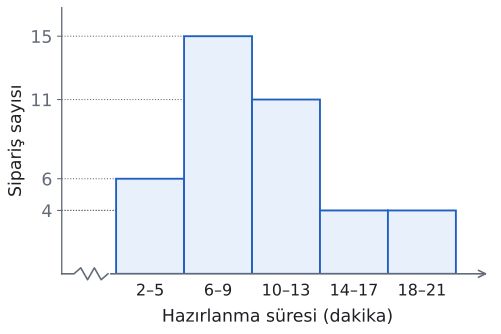

Reproduce this figure in Python.
import sys; sys.path.insert(0, "tools")
from cizim import *

# Alıştırma 8: 40 siparişin hazırlanma süresi (dk), genişlik 4.
GRUPLAR = ['2–5', '6–9', '10–13', '14–17', '18–21']
FREK = [6, 15, 11, 4, 4]
VURGU = []   # koyu renkli sütunlar (sıra no, 0'dan)
fig, ax = sekil(5.8, 3.6)
k = len(GRUPLAR)
for i, f in enumerate(FREK):
    sol = 0.8 + i
    ax.bar(sol, f, width=1, align="edge", color=MAVI if i in VURGU else MAVI_ACIK, edgecolor=MAVI, lw=1.4, zorder=3)
    ax.hlines(f, 0, sol, color=SOLUK, lw=0.8, ls=":", zorder=1)
    ax.text(sol + 0.5, -0.04 * max(FREK), GRUPLAR[i], ha="center", va="top", fontsize=12, color=YAZI)
# yatay eksen: başta veri olmayan bölge zikzakla gösterilir
z = [0, 0.18, 0.28, 0.38, 0.48, 0.58, 0.68]
zy = [0, 0, 0.025, -0.025, 0.025, -0.025, 0]
ax.plot(z, [v * max(FREK) for v in zy], color=SOLUK, lw=1.2, clip_on=False, zorder=4)
ax.annotate("", xy=(k + 1.3, 0), xytext=(0.68, 0), arrowprops=dict(arrowstyle="->", color=SOLUK, lw=1.2))
ax.set_xlim(0, k + 1.35); ax.set_ylim(0, max(FREK) * 1.12)
ax.set_xticks([]); ax.set_yticks(sorted(set(FREK)))
for s in ("top", "right", "bottom"): ax.spines[s].set_visible(False)
ax.set_xlabel('Hazırlanma süresi (dakika)', labelpad=26)
ax.set_ylabel('Sipariş sayısı')
kaydet(fig, __file__)
